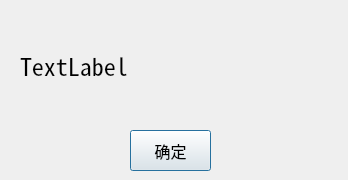
<?xml version="1.0" encoding="UTF-8"?>
<ui version="4.0">
 <class>myDialog</class>
 <widget class="QDialog" name="myDialog">
  <property name="enabled">
   <bool>true</bool>
  </property>
  <property name="geometry">
   <rect>
    <x>0</x>
    <y>0</y>
    <width>348</width>
    <height>180</height>
   </rect>
  </property>
  <property name="sizePolicy">
   <sizepolicy hsizetype="Fixed" vsizetype="Fixed">
    <horstretch>0</horstretch>
    <verstretch>0</verstretch>
   </sizepolicy>
  </property>
  <property name="maximumSize">
   <size>
    <width>16777215</width>
    <height>16777215</height>
   </size>
  </property>
  <property name="font">
   <font>
    <family>WenQuanYi Bitmap Song</family>
    <pointsize>9</pointsize>
   </font>
  </property>
  <property name="windowTitle">
   <string>提示</string>
  </property>
  <property name="windowIcon">
   <iconset>
    <normaloff>1.ico</normaloff>1.ico</iconset>
  </property>
  <property name="styleSheet">
   <string notr="true"/>
  </property>
  <widget class="QPushButton" name="pushButton">
   <property name="geometry">
    <rect>
     <x>130</x>
     <y>130</y>
     <width>81</width>
     <height>41</height>
    </rect>
   </property>
   <property name="font">
    <font>
     <family>Noto Sans Mono CJK JP</family>
     <pointsize>12</pointsize>
    </font>
   </property>
   <property name="styleSheet">
    <string notr="true"/>
   </property>
   <property name="text">
    <string>确定</string>
   </property>
  </widget>
  <widget class="QLabel" name="label">
   <property name="geometry">
    <rect>
     <x>20</x>
     <y>20</y>
     <width>301</width>
     <height>91</height>
    </rect>
   </property>
   <property name="sizePolicy">
    <sizepolicy hsizetype="Expanding" vsizetype="Expanding">
     <horstretch>0</horstretch>
     <verstretch>0</verstretch>
    </sizepolicy>
   </property>
   <property name="font">
    <font>
     <family>Noto Sans Mono CJK JP</family>
     <pointsize>12</pointsize>
    </font>
   </property>
   <property name="text">
    <string>&lt;html&gt;&lt;head/&gt;&lt;body&gt;&lt;p align=&quot;justify&quot;&gt;&lt;span style=&quot; font-size:18pt;&quot;&gt;TextLabel&lt;/span&gt;&lt;/p&gt;&lt;/body&gt;&lt;/html&gt;</string>
   </property>
   <property name="alignment">
    <set>Qt::AlignCenter</set>
   </property>
  </widget>
 </widget>
 <resources/>
 <connections/>
</ui>
